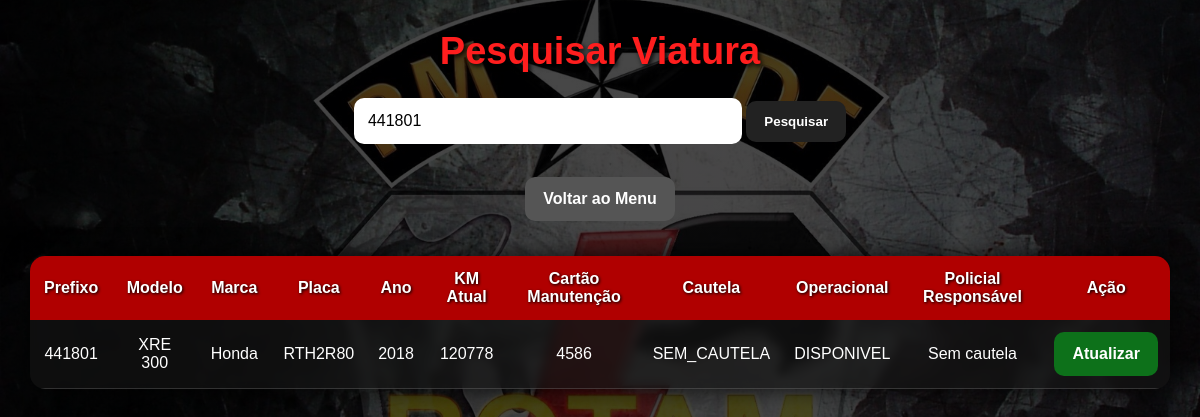
Page /php/pesquisar_viatura.php?busca=441801 on the committed database.
### tables this page shows
CREATE TABLE IF NOT EXISTS viaturas (
    id_vtr INT AUTO_INCREMENT PRIMARY KEY,
    prefixo_vtr VARCHAR(10) NOT NULL UNIQUE,
    modelo_vtr VARCHAR(50) NOT NULL,
    marca_vtr VARCHAR(50),
    placa_vtr VARCHAR(8) NOT NULL UNIQUE,
    ano_modelo YEAR,
    km_atual INT DEFAULT 0,
    cartao_manutencao VARCHAR(16),

    situacao_cautela VARCHAR(20) DEFAULT 'SEM_CAUTELA',
    situacao_operacional VARCHAR(20) DEFAULT 'DISPONIVEL',

    observacao TEXT
);

### php/pesquisar_viatura.php (the view, shortened to what this page needs)
<?php
$conn = new mysqli("localhost", "root", "", "cadastro_viatura_rotam");
$busca = "";
if (isset($_GET['busca'])) {
    $busca = $_GET['busca'];
}
$sql = "SELECT
            viaturas.id_vtr,
            viaturas.prefixo_vtr,
            viaturas.modelo_vtr,
            viaturas.marca_vtr,
            viaturas.placa_vtr,
            viaturas.ano_modelo,
            viaturas.km_atual,
            viaturas.cartao_manutencao,
            viaturas.situacao_cautela,
            viaturas.situacao_operacional,
            policiais.posto_graduacao_pol,
            policiais.nome_guerra_pol
        FROM viaturas
        LEFT JOIN cautela_vtr
            ON viaturas.id_vtr = cautela_vtr.id_vtr
            AND cautela_vtr.data_devolucao IS NULL
        LEFT JOIN policiais
            ON cautela_vtr.id_pol = policiais.id_pol
        WHERE
            viaturas.prefixo_vtr LIKE '%$busca%' OR
            viaturas.placa_vtr LIKE '%$busca%' OR
            viaturas.modelo_vtr LIKE '%$busca%'
        ORDER BY viaturas.prefixo_vtr";
$resultado = $conn->query($sql);
?>
<!DOCTYPE html>
<html lang="pt-br">
<head>
</head>
<body>
    <h1>Pesquisar Viatura</h1>
    <form method="GET">
        <input type="text" name="busca" placeholder="Digite prefixo, placa ou modelo" value="<?php echo $busca; ?>">
        <button type="submit">Pesquisar</button>
    </form>
    <br>
    <a class="voltar" href="menu.php">Voltar ao Menu</a>
    <table>
        <tr>
            <th>Prefixo</th>
            <th>Modelo</th>
            <th>Marca</th>
            <th>Placa</th>
            <th>Ano</th>
            <th>KM Atual</th>
            <th>Cartão Manutenção</th>
            <th>Cautela</th>
            <th>Operacional</th>
            <th>Policial Responsável</th>
            <th>Ação</th>
        </tr>
        <?php while ($linha = $resultado->fetch_assoc()) { ?>
            <tr>
                <td><?php echo $linha['prefixo_vtr']; ?></td>
                <td><?php echo $linha['modelo_vtr']; ?></td>
                <td><?php echo $linha['marca_vtr']; ?></td>
                <td><?php echo $linha['placa_vtr']; ?></td>
                <td><?php echo $linha['ano_modelo']; ?></td>
                <td><?php echo $linha['km_atual']; ?></td>
                <td><?php echo $linha['cartao_manutencao']; ?></td>
                <td><?php echo $linha['situacao_cautela']; ?></td>
                <td><?php echo $linha['situacao_operacional']; ?></td>
                <td>
                    <?php
                    if ($linha['nome_guerra_pol']) {
                        echo $linha['posto_graduacao_pol'] . " " . $linha['nome_guerra_pol'];
                    } else {
                        echo "Sem cautela";
                    }
                    ?>
                </td>
                <td>
                    <a class="atualizar" href="atualizar_viatura.php?id=<?php echo $linha['id_vtr']; ?>">
                        Atualizar
                    </a>
                </td>
            </tr>
        <?php } ?>
    </table>
</body>
</html>

### php/pesquisar_viatura.php (style rules this page uses)
body { margin: 0; padding: 0; font-family: Arial, sans-serif; background-image: linear-gradient(rgba(0, 0, 0, 0.72), rgba(0, 0, 0, 0.72)), url('../imagens/escudo.jpg'); background-repeat: no-repeat; background-size: cover; background-position: center; background-attachment: fixed; min-height: 100vh; color: white; text-align: center; }
h1 { color: #ff1e1e; text-shadow: 2px 2px 5px black; margin-top: 30px; font-size: 38px; }
form { margin-top: 20px; }
input { padding: 14px; width: 360px; border: none; border-radius: 10px; font-size: 16px; outline: none; }
button, a { padding: 13px 18px; background-color: #222; color: white; text-decoration: none; border: none; border-radius: 10px; cursor: pointer; font-weight: bold; transition: 0.3s; }
.voltar { background-color: #555; display: inline-block; margin-top: 15px; }
.atualizar { background-color: #0d711a; display: inline-block; }
table { width: 95%; margin: 35px auto; border-collapse: collapse; background: rgba(0, 0, 0, 0.65); backdrop-filter: blur(5px); border-radius: 15px; overflow: hidden; box-shadow: 0 0 25px rgba(0, 0, 0, 0.8); }
th { background-color: #b00000; color: white; padding: 14px; font-size: 16px; text-shadow: 1px 1px 3px black; }
td { padding: 12px; border-bottom: 1px solid rgba(255, 255, 255, 0.15); color: white; }
tr:nth-child(even) { background-color: rgba(255, 255, 255, 0.05); }

### rows in the picture
viaturas: prefixo_vtr "441801", modelo_vtr "XRE 300", marca_vtr "Honda", placa_vtr "RTH2R80", ano_modelo "2018", km_atual "120778", cartao_manutencao "4586", situacao_cautela "SEM_CAUTELA", situacao_operacional "DISPONIVEL"
